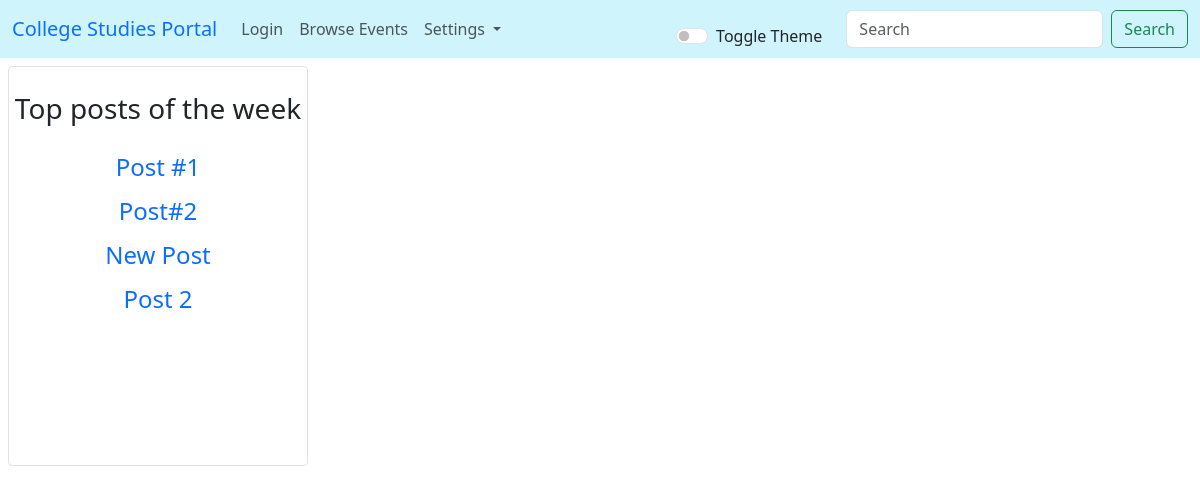
The app's page /app/, older data.
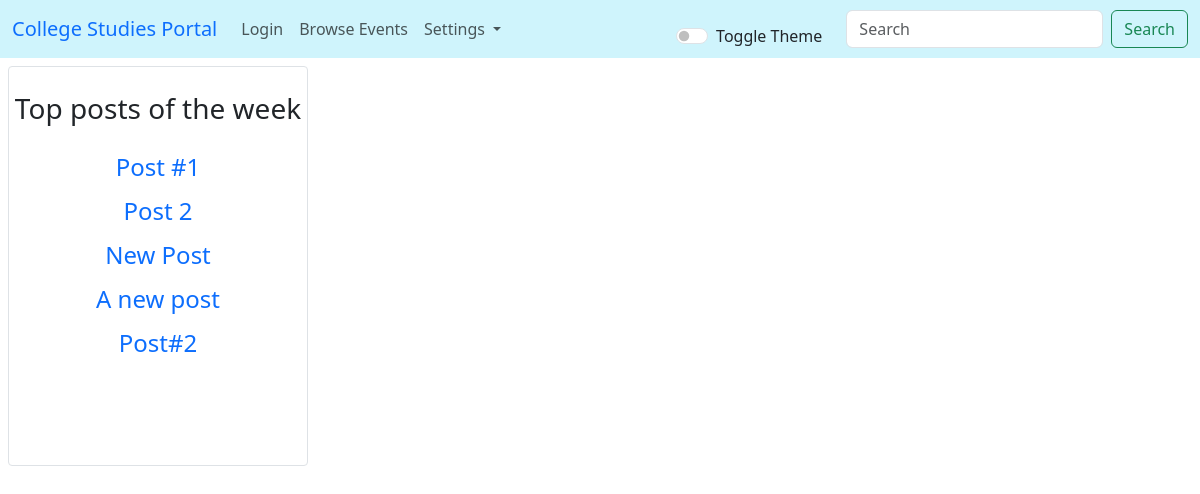
The same page, newer data.
### app/models.py (models this page shows, shortened)
class Post(models.Model):
    heading = models.CharField(max_length=128)
    content = models.TextField(max_length=2048)
    user = models.ForeignKey(User,on_delete=models.CASCADE,related_name='posts')
    likes = models.ManyToManyField(User,through='Like',related_name='liked_posts')
    created = models.DateTimeField(auto_now=True)
    file = models.FileField(null=True,blank=True,upload_to='file_uploads/')

### app/views.py (the view)
# urls.py: path('',views.home,name='home'),
def home(request):
    posts = Post.objects.prefetch_related('likes').all()
    top_posts = posts.annotate(number_of_likes=Count('likes'))
    top_posts = top_posts.order_by("-number_of_likes")[:5]
    context = {
        "posts": posts,
        "user": request.user,
        "flag": request.user.is_authenticated,
        "top_posts": top_posts
    }
    return render(request,'app/home.html', context)

### app/templates/app/home.html (shortened to what this page needs)
{% extends "app/basic.html"%}
{% load static %}
{%block body%}
<div class="sidenav rounded-1 border col-lg-3 col-md-3 col-sm-3 m-2 " style="height: 400px;">
    <p class="fs-3 text-center">Top posts of the week</p>
    <ul class="list-group" id="list">
      {% for i in top_posts %}
        <li class="fs-4 text-start m-1 text-center"><a  class="text-decoration-none" href="{% url 'posts' i.id %}" id="mango">{{i.heading}} </a></li>
      {% endfor %}
    </ul>
</div>
{%endblock%}

Row changes from the older to the newer data that the page shows:
changed Post "Post 2": moves up the list
changed Post "New Post": moves down the list
added Post: heading "A new post"
